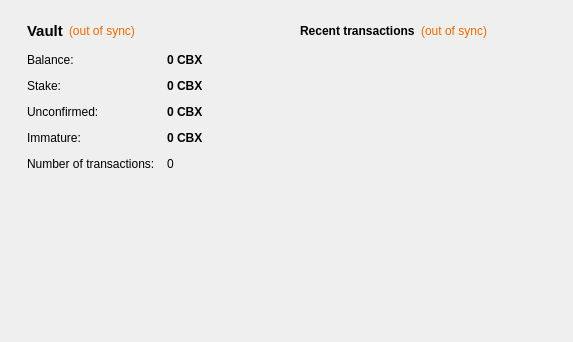
<?xml version="1.0" encoding="UTF-8"?>
<ui version="4.0">
 <class>OverviewPage</class>
 <widget class="QWidget" name="OverviewPage">
  <property name="geometry">
   <rect>
    <x>0</x>
    <y>0</y>
    <width>573</width>
    <height>342</height>
   </rect>
  </property>
  <property name="windowTitle">
   <string>Form</string>
  </property>
  <layout class="QHBoxLayout" name="horizontalLayout" stretch="1,1">
   <item>
    <layout class="QVBoxLayout" name="verticalLayout_2">
     <item>
      <widget class="QFrame" name="frame">
       <property name="styleSheet">
        <string notr="true">QFrame { background: transparent; }</string>
       </property>
       <property name="frameShape">
        <enum>QFrame::StyledPanel</enum>
       </property>
       <property name="frameShadow">
        <enum>QFrame::Raised</enum>
       </property>
       <layout class="QVBoxLayout" name="verticalLayout_4">
        <item>
         <layout class="QHBoxLayout" name="horizontalLayout_4">
          <property name="leftMargin">
           <number>6</number>
          </property>
          <item>
           <widget class="QLabel" name="label_5">
            <property name="font">
             <font>
              <pointsize>11</pointsize>
              <weight>75</weight>
              <bold>true</bold>
             </font>
            </property>
            <property name="text">
             <string>Vault</string>
            </property>
           </widget>
          </item>
          <item>
           <widget class="QLabel" name="labelWalletStatus">
            <property name="toolTip">
             <string>The displayed information may be out of date. Your vault automatically synchronizes with the CryptogenicBullion network after a connection is established, but this process has not completed yet.</string>
            </property>
            <property name="styleSheet">
             <string notr="true">QLabel { color: #ea6900; }</string>
            </property>
            <property name="text">
             <string notr="true">(out of sync)</string>
            </property>
            <property name="alignment">
             <set>Qt::AlignLeading|Qt::AlignLeft|Qt::AlignVCenter</set>
            </property>
           </widget>
          </item>
          <item>
           <spacer name="horizontalSpacer_2">
            <property name="orientation">
             <enum>Qt::Horizontal</enum>
            </property>
            <property name="sizeHint" stdset="0">
             <size>
              <width>40</width>
              <height>20</height>
             </size>
            </property>
           </spacer>
          </item>
         </layout>
        </item>
        <item>
         <layout class="QFormLayout" name="formLayout_2">
          <property name="fieldGrowthPolicy">
           <enum>QFormLayout::AllNonFixedFieldsGrow</enum>
          </property>
          <property name="horizontalSpacing">
           <number>12</number>
          </property>
          <property name="verticalSpacing">
           <number>12</number>
          </property>
          <property name="leftMargin">
           <number>6</number>
          </property>
          <property name="topMargin">
           <number>6</number>
          </property>
          <property name="bottomMargin">
           <number>6</number>
          </property>
          <item row="0" column="0">
           <widget class="QLabel" name="label">
            <property name="text">
             <string>Balance:</string>
            </property>
           </widget>
          </item>
          <item row="0" column="1">
           <widget class="QLabel" name="labelBalance">
            <property name="font">
             <font>
              <weight>75</weight>
              <bold>true</bold>
             </font>
            </property>
            <property name="cursor">
             <cursorShape>IBeamCursor</cursorShape>
            </property>
            <property name="toolTip">
             <string>Your current balance</string>
            </property>
            <property name="text">
             <string notr="true">0 CBX</string>
            </property>
            <property name="textInteractionFlags">
             <set>Qt::LinksAccessibleByMouse|Qt::TextSelectableByKeyboard|Qt::TextSelectableByMouse</set>
            </property>
           </widget>
          </item>
          <item row="1" column="0">
           <widget class="QLabel" name="label_6">
            <property name="text">
             <string>Stake:</string>
            </property>
           </widget>
          </item>
          <item row="1" column="1">
           <widget class="QLabel" name="labelStake">
            <property name="font">
             <font>
              <weight>75</weight>
              <bold>true</bold>
             </font>
            </property>
            <property name="cursor">
             <cursorShape>IBeamCursor</cursorShape>
            </property>
            <property name="toolTip">
             <string>Total of coins that was staked, and do not yet count toward the current balance</string>
            </property>
            <property name="text">
             <string notr="true">0 CBX</string>
            </property>
            <property name="textInteractionFlags">
             <set>Qt::LinksAccessibleByMouse|Qt::TextSelectableByKeyboard|Qt::TextSelectableByMouse</set>
            </property>
           </widget>
          </item>
          <item row="2" column="0">
           <widget class="QLabel" name="label_3">
            <property name="text">
             <string>Unconfirmed:</string>
            </property>
           </widget>
          </item>
          <item row="2" column="1">
           <widget class="QLabel" name="labelUnconfirmed">
            <property name="font">
             <font>
              <weight>75</weight>
              <bold>true</bold>
             </font>
            </property>
            <property name="cursor">
             <cursorShape>IBeamCursor</cursorShape>
            </property>
            <property name="toolTip">
             <string>Total of transactions that have yet to be confirmed, and do not yet count toward the current balance</string>
            </property>
            <property name="text">
             <string notr="true">0 CBX</string>
            </property>
            <property name="textInteractionFlags">
             <set>Qt::LinksAccessibleByMouse|Qt::TextSelectableByKeyboard|Qt::TextSelectableByMouse</set>
            </property>
           </widget>
          </item>
          <item row="3" column="0">
           <widget class="QLabel" name="labelImmatureText">
            <property name="text">
             <string>Immature:</string>
            </property>
           </widget>
          </item>
          <item row="3" column="1">
           <widget class="QLabel" name="labelImmature">
            <property name="font">
             <font>
              <weight>75</weight>
              <bold>true</bold>
             </font>
            </property>
            <property name="toolTip">
             <string>Mined balance that has not yet matured</string>
            </property>
            <property name="text">
             <string notr="true">0 CBX</string>
            </property>
            <property name="textInteractionFlags">
             <set>Qt::LinksAccessibleByMouse|Qt::TextSelectableByKeyboard|Qt::TextSelectableByMouse</set>
            </property>
           </widget>
          </item>
          <item row="4" column="0">
           <widget class="QLabel" name="label_2">
            <property name="text">
             <string>Number of transactions:</string>
            </property>
           </widget>
          </item>
          <item row="4" column="1">
           <widget class="QLabel" name="labelNumTransactions">
            <property name="toolTip">
             <string>Total number of transactions in vault</string>
            </property>
            <property name="text">
             <string notr="true">0</string>
            </property>
           </widget>
          </item>
         </layout>
        </item>
       </layout>
      </widget>
     </item>
     <item>
      <spacer name="verticalSpacer">
       <property name="orientation">
        <enum>Qt::Vertical</enum>
       </property>
       <property name="sizeHint" stdset="0">
        <size>
         <width>20</width>
         <height>40</height>
        </size>
       </property>
      </spacer>
     </item>
    </layout>
   </item>
   <item>
    <layout class="QVBoxLayout" name="verticalLayout_3">
     <item>
      <widget class="QFrame" name="frame_2">
       <property name="palette">
        <palette>
         <active>
          <colorrole role="Button">
           <brush brushstyle="SolidPattern">
            <color alpha="0">
             <red>0</red>
             <green>0</green>
             <blue>0</blue>
            </color>
           </brush>
          </colorrole>
          <colorrole role="Mid">
           <brush brushstyle="SolidPattern">
            <color alpha="255">
             <red>76</red>
             <green>76</green>
             <blue>218</blue>
            </color>
           </brush>
          </colorrole>
          <colorrole role="Base">
           <brush brushstyle="SolidPattern">
            <color alpha="0">
             <red>0</red>
             <green>0</green>
             <blue>0</blue>
            </color>
           </brush>
          </colorrole>
          <colorrole role="Window">
           <brush brushstyle="SolidPattern">
            <color alpha="0">
             <red>0</red>
             <green>0</green>
             <blue>0</blue>
            </color>
           </brush>
          </colorrole>
         </active>
         <inactive>
          <colorrole role="Button">
           <brush brushstyle="SolidPattern">
            <color alpha="0">
             <red>0</red>
             <green>0</green>
             <blue>0</blue>
            </color>
           </brush>
          </colorrole>
          <colorrole role="Mid">
           <brush brushstyle="SolidPattern">
            <color alpha="255">
             <red>76</red>
             <green>76</green>
             <blue>218</blue>
            </color>
           </brush>
          </colorrole>
          <colorrole role="Base">
           <brush brushstyle="SolidPattern">
            <color alpha="0">
             <red>0</red>
             <green>0</green>
             <blue>0</blue>
            </color>
           </brush>
          </colorrole>
          <colorrole role="Window">
           <brush brushstyle="SolidPattern">
            <color alpha="0">
             <red>0</red>
             <green>0</green>
             <blue>0</blue>
            </color>
           </brush>
          </colorrole>
         </inactive>
         <disabled>
          <colorrole role="Button">
           <brush brushstyle="SolidPattern">
            <color alpha="0">
             <red>0</red>
             <green>0</green>
             <blue>0</blue>
            </color>
           </brush>
          </colorrole>
          <colorrole role="Mid">
           <brush brushstyle="SolidPattern">
            <color alpha="255">
             <red>76</red>
             <green>76</green>
             <blue>218</blue>
            </color>
           </brush>
          </colorrole>
          <colorrole role="Base">
           <brush brushstyle="SolidPattern">
            <color alpha="0">
             <red>0</red>
             <green>0</green>
             <blue>0</blue>
            </color>
           </brush>
          </colorrole>
          <colorrole role="Window">
           <brush brushstyle="SolidPattern">
            <color alpha="0">
             <red>0</red>
             <green>0</green>
             <blue>0</blue>
            </color>
           </brush>
          </colorrole>
         </disabled>
        </palette>
       </property>
       <property name="styleSheet">
        <string notr="true">QFrame { background: transparent; }</string>
       </property>
       <property name="frameShape">
        <enum>QFrame::StyledPanel</enum>
       </property>
       <property name="frameShadow">
        <enum>QFrame::Raised</enum>
       </property>
       <layout class="QVBoxLayout" name="verticalLayout">
        <item>
         <layout class="QHBoxLayout" name="horizontalLayout_2">
          <item>
           <widget class="QLabel" name="label_4">
            <property name="text">
             <string>&lt;b&gt;Recent transactions&lt;/b&gt;</string>
            </property>
           </widget>
          </item>
          <item>
           <widget class="QLabel" name="labelTransactionsStatus">
            <property name="toolTip">
             <string>The displayed information may be out of date. Your vault automatically synchronizes with the CryptogenicBullion network after a connection is established, but this process has not completed yet.</string>
            </property>
            <property name="styleSheet">
             <string notr="true">QLabel { color: #ea6900; }</string>
            </property>
            <property name="text">
             <string notr="true">(out of sync)</string>
            </property>
            <property name="alignment">
             <set>Qt::AlignRight|Qt::AlignTrailing|Qt::AlignVCenter</set>
            </property>
           </widget>
          </item>
          <item>
           <spacer name="horizontalSpacer">
            <property name="orientation">
             <enum>Qt::Horizontal</enum>
            </property>
            <property name="sizeHint" stdset="0">
             <size>
              <width>40</width>
              <height>20</height>
             </size>
            </property>
           </spacer>
          </item>
         </layout>
        </item>
        <item>
         <widget class="QListView" name="listTransactions">
          <property name="palette">
           <palette>
            <active>
             <colorrole role="Button">
              <brush brushstyle="SolidPattern">
               <color alpha="0">
                <red>0</red>
                <green>0</green>
                <blue>0</blue>
               </color>
              </brush>
             </colorrole>
             <colorrole role="Mid">
              <brush brushstyle="SolidPattern">
               <color alpha="255">
                <red>159</red>
                <green>159</green>
                <blue>163</blue>
               </color>
              </brush>
             </colorrole>
             <colorrole role="Base">
              <brush brushstyle="NoBrush">
               <color alpha="255">
                <red>0</red>
                <green>0</green>
                <blue>0</blue>
               </color>
              </brush>
             </colorrole>
             <colorrole role="Window">
              <brush brushstyle="SolidPattern">
               <color alpha="0">
                <red>0</red>
                <green>0</green>
                <blue>0</blue>
               </color>
              </brush>
             </colorrole>
            </active>
            <inactive>
             <colorrole role="Button">
              <brush brushstyle="SolidPattern">
               <color alpha="0">
                <red>0</red>
                <green>0</green>
                <blue>0</blue>
               </color>
              </brush>
             </colorrole>
             <colorrole role="Mid">
              <brush brushstyle="SolidPattern">
               <color alpha="255">
                <red>159</red>
                <green>159</green>
                <blue>163</blue>
               </color>
              </brush>
             </colorrole>
             <colorrole role="Base">
              <brush brushstyle="NoBrush">
               <color alpha="255">
                <red>0</red>
                <green>0</green>
                <blue>0</blue>
               </color>
              </brush>
             </colorrole>
             <colorrole role="Window">
              <brush brushstyle="SolidPattern">
               <color alpha="0">
                <red>0</red>
                <green>0</green>
                <blue>0</blue>
               </color>
              </brush>
             </colorrole>
            </inactive>
            <disabled>
             <colorrole role="Button">
              <brush brushstyle="SolidPattern">
               <color alpha="0">
                <red>0</red>
                <green>0</green>
                <blue>0</blue>
               </color>
              </brush>
             </colorrole>
             <colorrole role="Mid">
              <brush brushstyle="SolidPattern">
               <color alpha="255">
                <red>159</red>
                <green>159</green>
                <blue>163</blue>
               </color>
              </brush>
             </colorrole>
             <colorrole role="Base">
              <brush brushstyle="NoBrush">
               <color alpha="255">
                <red>0</red>
                <green>0</green>
                <blue>0</blue>
               </color>
              </brush>
             </colorrole>
             <colorrole role="Window">
              <brush brushstyle="SolidPattern">
               <color alpha="0">
                <red>0</red>
                <green>0</green>
                <blue>0</blue>
               </color>
              </brush>
             </colorrole>
            </disabled>
           </palette>
          </property>
          <property name="styleSheet">
           <string notr="true">QListView { background: transparent; }</string>
          </property>
          <property name="frameShape">
           <enum>QFrame::NoFrame</enum>
          </property>
          <property name="verticalScrollBarPolicy">
           <enum>Qt::ScrollBarAlwaysOff</enum>
          </property>
          <property name="horizontalScrollBarPolicy">
           <enum>Qt::ScrollBarAlwaysOff</enum>
          </property>
          <property name="selectionMode">
           <enum>QAbstractItemView::NoSelection</enum>
          </property>
         </widget>
        </item>
       </layout>
      </widget>
     </item>
     <item>
      <spacer name="verticalSpacer_2">
       <property name="orientation">
        <enum>Qt::Vertical</enum>
       </property>
       <property name="sizeHint" stdset="0">
        <size>
         <width>20</width>
         <height>40</height>
        </size>
       </property>
      </spacer>
     </item>
    </layout>
   </item>
  </layout>
 </widget>
 <resources/>
 <connections/>
</ui>
